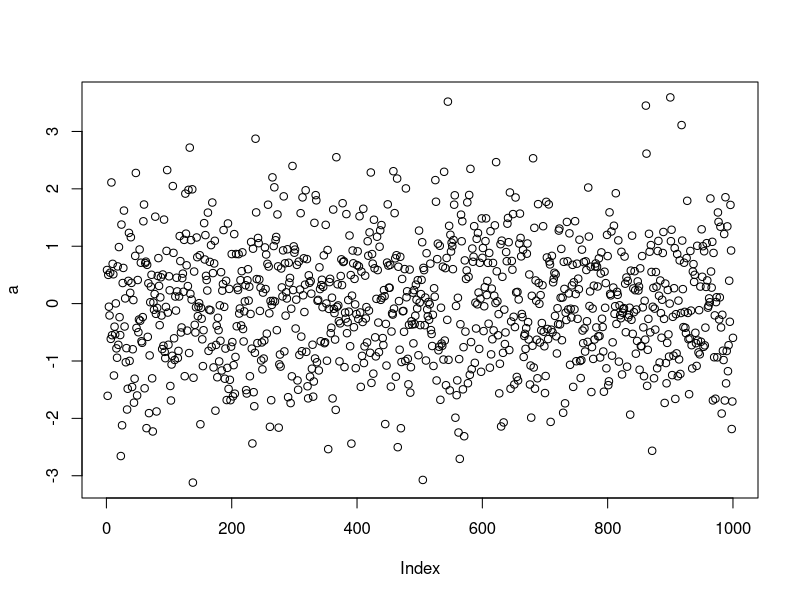
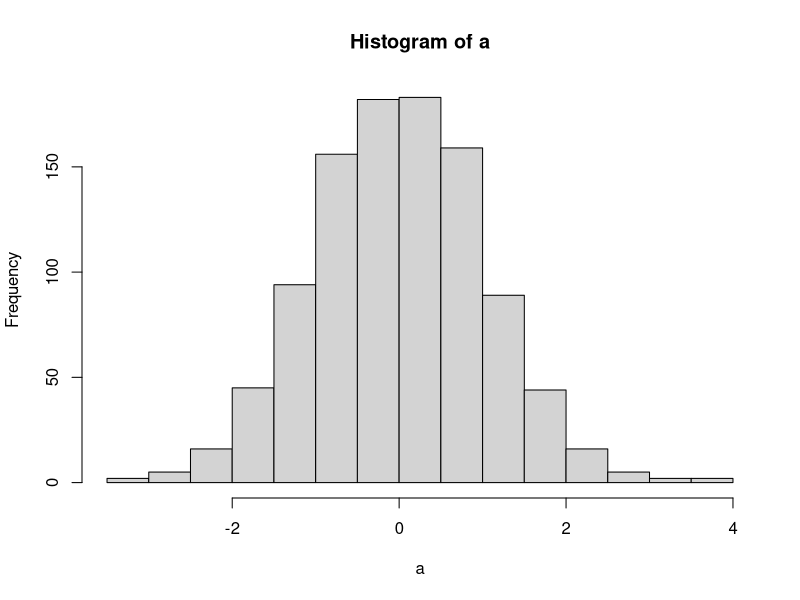

Generate these figures, in order, with R:
## ---- chunk 1

## ---- chunk 2
#| echo: false
238 + 48
891 + 412
a<-rnorm(1000)
plot(a)
hist(a)

